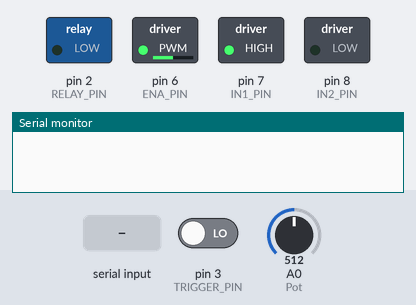
Bench run of a sketch on a simulated Arduino Uno, built with avr-gcc and run on an emulated ATmega328P. Parts: switched loads named in the sketch (green lamp = pin HIGH), the last lines printed to the serial monitor. The test bench sets the inputs (shaded band); at power-on: A0 (Pot) = 512, pin 3 (TRIGGER_PIN) LOW.

Above: at 1.2 s.
1.3 s: "1" received over Serial
At 1.8 s:
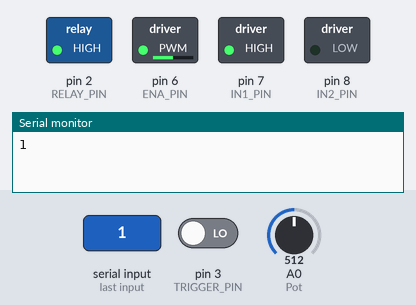
2.8 s: A0 (Pot) set to 716
At 5.2 s:
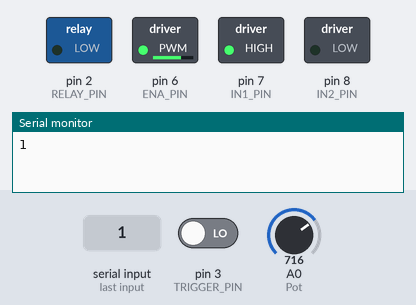
5.8 s: A0 (Pot) set to 900
At 6.4 s:
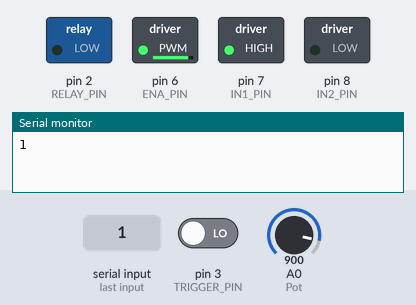
7.3 s: A0 (Pot) set to 122
At 8.5 s:
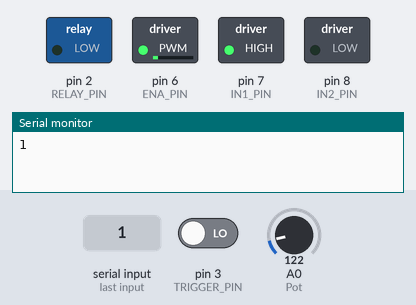
8.8 s: "1" received over Serial
At 9.9 s:
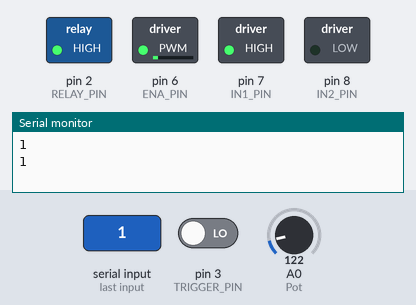
10.3 s: A0 (Pot) set to 0
At 12.2 s:
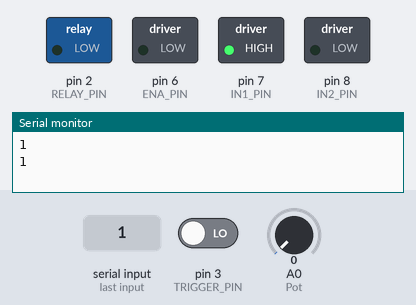
Timing chart, 0 to 13.7 s (numbered marks = the images above; inputs shaded):
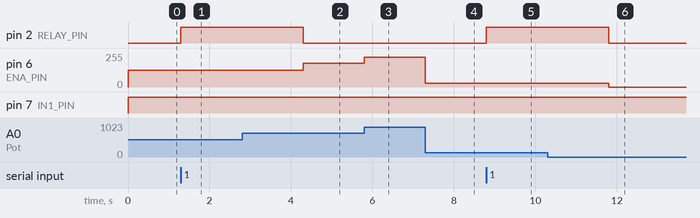

Measured:
- after the input at 1.3 s, pin 2 (RELAY_PIN): LOW → HIGH at once
- after the input at 2.8 s, pin 6 (ENA_PIN): 127/255 → 178/255 after 1.5 s
- after the input at 5.8 s, pin 6 (ENA_PIN): 178/255 → 224/255 at once
- after the input at 7.3 s, pin 6 (ENA_PIN): 224/255 → 30/255 at once
- after the input at 8.8 s, pin 2 (RELAY_PIN): LOW → HIGH at once
- after the input at 10.3 s, pin 6 (ENA_PIN): 30/255 → 0/255 after 1.5 s

The sketch:

ConvyerSpeedControl.ino
```cpp
const int RELAY_PIN = 2;    // Relay ki pin
const int TRIGGER_PIN = 3;  // sensor ya button ki pin

const int Pot = A0;

const uint8_t ENA_PIN = 6;  // PWM to L298 ENA
const uint8_t IN1_PIN = 7;  // L298 ki IN1 deni
const uint8_t IN2_PIN = 8;  // L298 KI IN2 deni


int RUN_SPEED = 255;        //speed kam ziyada
const bool RUN_FWD = true;  //forward ya reverse krne k liye

int PotValue = 0;

int Pwm = 0;

char Data;

bool SignalFromPi = false;


void setup() {
  Serial.begin(115200);

  pinMode(ENA_PIN, OUTPUT);
  pinMode(IN1_PIN, OUTPUT);
  pinMode(IN2_PIN, OUTPUT);
  pinMode(RELAY_PIN, OUTPUT);
  pinMode(TRIGGER_PIN, INPUT);
  digitalWrite(RELAY_PIN, LOW);
  digitalWrite(ENA_PIN, LOW);
  digitalWrite(IN1_PIN, LOW);
  digitalWrite(IN2_PIN, LOW);
}

void loop() {


  ///////////////For Serial

  while (Serial.available() > 0) {
    Data = Serial.read();
    Serial.println(Data);


    PotValue = analogRead(Pot);
    Pwm = map(PotValue, 0, 1024, 0, 255);

    analogWrite(ENA_PIN, Pwm);
    digitalWrite(IN1_PIN, HIGH);
    digitalWrite(IN2_PIN, LOW);
    if (Data == '0') {

      SignalFromPi = false;
      digitalWrite(RELAY_PIN, LOW);

    } else {
    }
    if (Data == '1') {

      SignalFromPi = true;

    } else {
    }
  }

  if (SignalFromPi == true) {
    if (digitalRead(TRIGGER_PIN) == LOW) {

      digitalWrite(RELAY_PIN, HIGH);
      delay(3000);

      digitalWrite(RELAY_PIN, LOW);

      SignalFromPi = false;
    }
  }
  else{

  }

  ///////// Motor Control

  PotValue = analogRead(Pot);
  Pwm = map(PotValue, 0, 1024, 0, 255);

  analogWrite(ENA_PIN, Pwm);
  digitalWrite(IN1_PIN, HIGH);
  digitalWrite(IN2_PIN, LOW);

  //Serial.println(Pwm);
}
```
